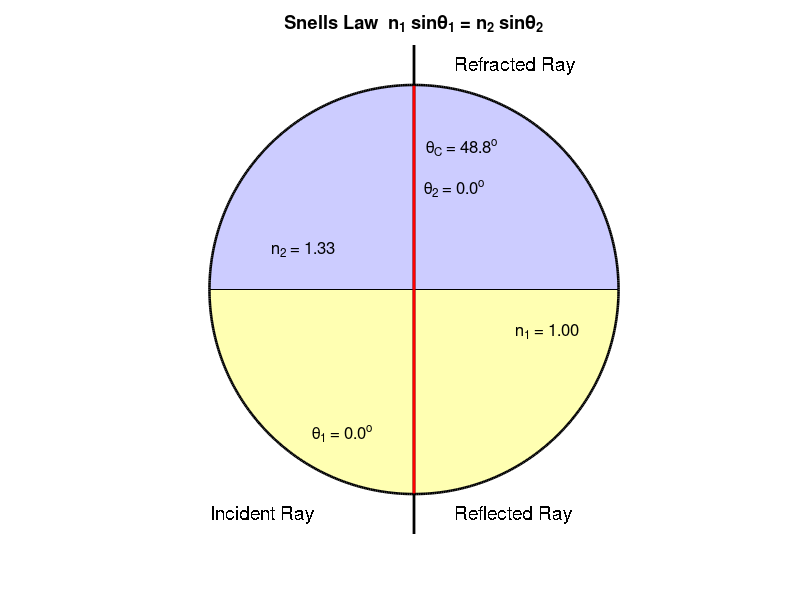

Reproduce this figure in MATLAB. (Note: this script raises an error after producing the figure.)
% p002.m    

% PHOTONICS and WAVES  Refraction at an interface
% Snell's Law
% Critical angle

% Ian Cooper
% email: matlabvisualphysics@gmail.com
% 200418 / Matlab version R2020a

% DOING PHYSICS WITH MATLAB 
%    ../mphome.htm
% Reference page for documentation and notes
%    http://www.physics.usyd.edu.au/teach_res/mp/doc/p002.htm
% Download Location
%    http://www.physics.usyd.edu.au/teach_res/mp/mscripts/
  

clear
close all
clc

% ANIMATION and GIF file ==============================================
% Show and Save animation as a gif file (0 no)  (1 yes) for flagAG
    flagAG = 1; 
% file name for animated gif   
   ag_name = 'ag_p002.gif'; 
% Delay in seconds before displaying the next image  
    delay = 0.20;
    frame1 = 0;

% Refractive indices    
n1 = 1; n2 = 1.33;
% Angle of incidence
A1 = 0:1:89;
N = length(A1);
x1 = -sind(A1);
y1 = -cosd(A1);

% Angle refraction
A2 = asind((n1/n2).*sind(A1));
x2 = sind(A2);
y2 = cosd(A2);

% Crtitical angle
  Acrit = asind(n1/n2);


% GRAPHICS  ===========================================================
figure(1)
  set(gcf,'units','normalized');
  set(gcf,'position',[0.02 0.05 0.25 0.40]);
 % set(gcf,'color','w');
  axis off
  clf
  
for c = 1:N
  AC = linspace(0,180,360);
  xC = cosd(AC);
  yC = sind(AC);
  xP = xC; yP = yC;
  plot(xP,yP,'k','linewidth',3)
  hold on
  fill(xP,yP,[0.8 0.8 1])

  AC = linspace(180,360,360);
  xC = cosd(AC);
  yC = sind(AC);
  xP = xC; yP = yC;
  plot(xP,yP,'k','linewidth',3)
  hold on
  fill(xP,yP,[1 1 0.7])
  
 % normal
    xP = [0 0]; yP = [-1.2 1.2];
    plot(xP,yP,'k','linewidth',2)
    
 % Incident ray 
   xP = [0 x1(c)]; yP = [0 y1(c)];
   plot(xP,yP,'r','linewidth',2)
 % Reflected ray 
   xP = [0 -x1(c)]; yP = [0 y1(c)];
   plot(xP,yP,'r','linewidth',1)
  
   xP = [0 x2(c)]; yP = [0 y2(c)];
   plot(xP,yP,'r','linewidth',2)
  
   txt = sprintf('n_1 = %2.2f',n1);
   text(0.5,-0.2,txt,'fontsize',12)
   
   txt = sprintf('n_2 = %2.2f',n2);
   text(-0.7,0.2,txt,'fontsize',12)
  
   text(0.2,1.1, 'Refracted Ray','fontsize',14,'FontSmoothing','off')
   text(-1,-1.1, 'Incident Ray','fontsize',14,'FontSmoothing','off')
   text(0.2,-1.1,'Reflected Ray','fontsize',14,'FontSmoothing','off')
   title('Snells Law  n_1 sin\theta_1 = n_2 sin\theta_2')
   
   txt = sprintf('\\theta_C = %2.1f^o',Acrit);
   text(0.06,0.7,txt,'fontsize',12)
   
   txt = sprintf('\\theta_1 = %2.1f^o',A1(c));
   text(-0.5,-0.7,txt,'fontsize',12)
   
   txt = sprintf('\\theta_2 = %2.1f^o',A2(c));
   text(0.05,0.5,txt,'fontsize',12)
   
   xlim([-1.2 1.2])
   ylim([-1.2 1.2])
   axis equal
   pause(0.1)
   set(gca,'fontsize',12)
   axis off
  
   % Save animation 
    if flagAG == 1
       frame1 = frame1 + 1;
         frame = getframe(1);
         im = frame2im(frame);
         [imind,cm] = rgb2ind(im,256);
         % On the first loop, create the file. In subsequent loops, append.
         if frame1 == 1
           imwrite(imind,cm,ag_name,'gif','DelayTime',delay,'loopcount',inf);
         else
          imwrite(imind,cm,ag_name,'gif','DelayTime',delay,'writemode','append');
         end
    end
end
  
figure(2)
  set(gcf,'units','normalized');
  set(gcf,'position',[0.3 0.05 0.30 0.35]);
  set(gcf,'color','w');
  
  plot([0 90],[0 90],'r')
  hold on
  plot([0 90],[Acrit Acrit],'-r')
  plot(A1,A2,'b','linewidth',2)
    
  xlabel('\theta_1 (incident angle)')
  ylabel('\theta_2 (refracted angle)')
  txt = sprintf('1 \\rightarrow 2: n_1 = %1.2f  <  n_2 = %1.2f',n1,n2);
  title(txt)
  text(90,-10,'p002.m','fontsize',8)
  txt = sprintf('\\theta_{critical} = %3.2f^o',Acrit);
  text(60,55,txt)
  
  xlim([0 90])
  ylim([0 90])
  grid on
  set(gca,'xtick',0:10:90)
  set(gca,'ytick',0:10:90)
  set(gca,'fontsize',12)
  axis square
  
  
  
